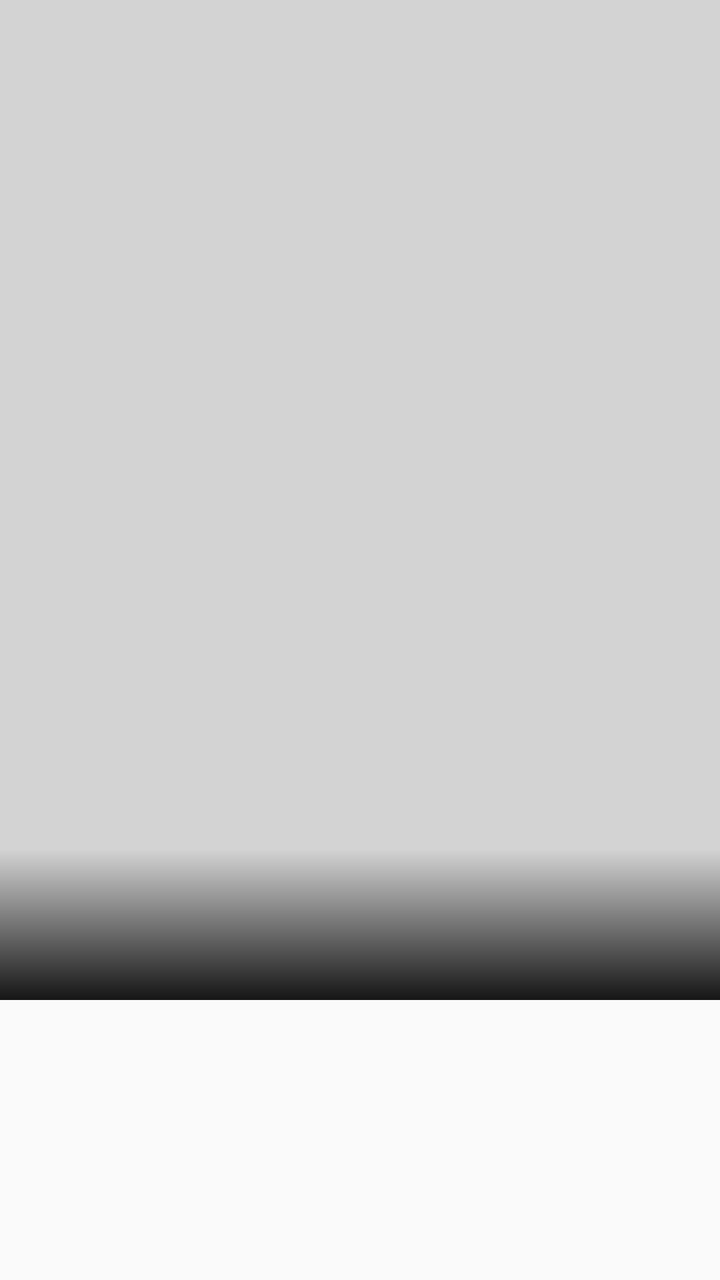
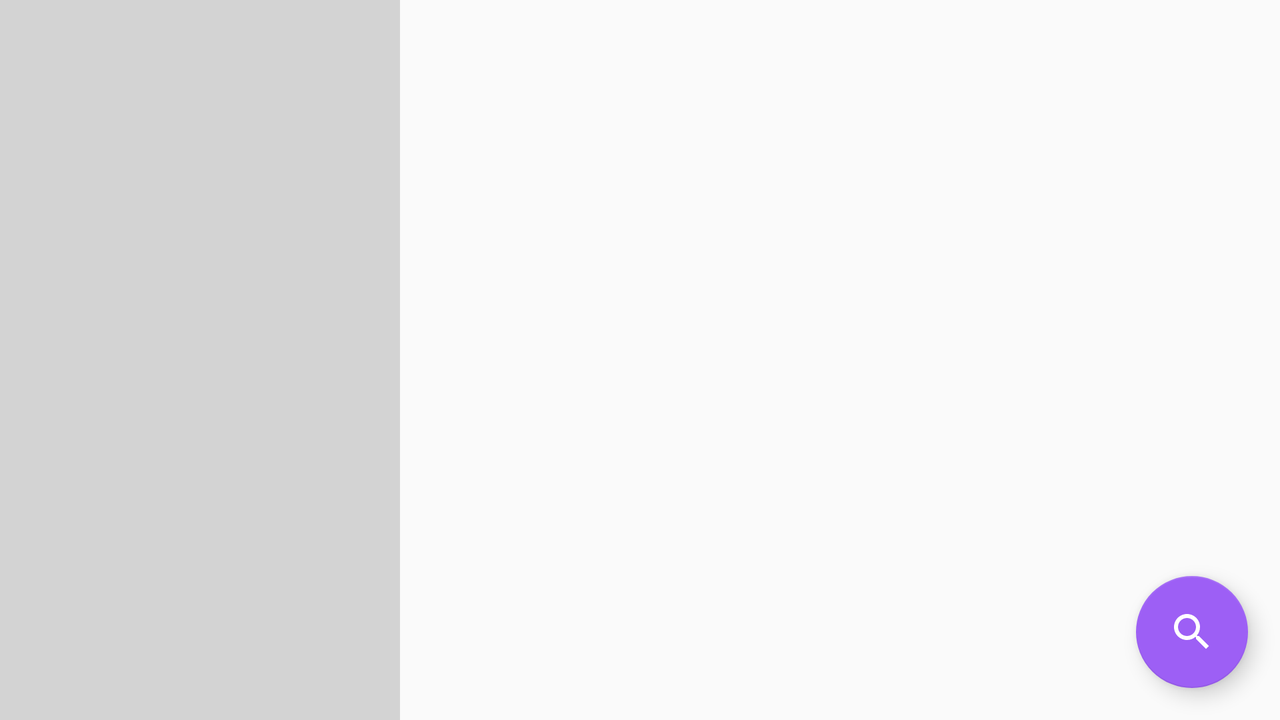

Two renders of one Android screen. The first uses the default layout on a phone; the second uses the alternative layout the repository ships for a different screen configuration, on a matching device. The two XML files are below.
<!-- AndroidManifest.xml: activity theme AppTheme.NoActionBar -->
<!-- res/layout/activity_specific_show.xml -->
<?xml version="1.0" encoding="utf-8"?>
<android.support.design.widget.CoordinatorLayout
    xmlns:android="http://schemas.android.com/apk/res/android"
    xmlns:app="http://schemas.android.com/apk/res-auto"
    xmlns:tools="http://schemas.android.com/tools"
    android:layout_width="match_parent"
    android:layout_height="match_parent"
    android:fitsSystemWindows="true"
    tools:context="com.matthewsyren.seriessearcher.activities.SpecificShowActivity">
    <android.support.design.widget.AppBarLayout
        android:id="@+id/abl_specific_show"
        android:layout_width="match_parent"
        android:layout_height="wrap_content"
        android:theme="@style/AppTheme.AppBarOverlay"
        tools:ignore="InconsistentLayout">
        <android.support.design.widget.CollapsingToolbarLayout
            android:id="@+id/ctl_specific_show"
            android:layout_width="match_parent"
            android:layout_height="wrap_content"
            app:contentScrim="?android:attr/colorPrimary"
            app:layout_scrollFlags="scroll|exitUntilCollapsed"
            android:fitsSystemWindows="true"
            app:title=" ">
            <ImageView
                android:id="@+id/iv_specific_show"
                android:layout_width="match_parent"
                android:layout_height="wrap_content"
                android:minHeight="@dimen/specific_show_activity_image_view_min_height"
                android:adjustViewBounds="true"
                android:fitsSystemWindows="true"
                android:layout_gravity="center"
                app:layout_collapseMode="parallax"
                android:scaleType="centerCrop"
                android:contentDescription="@string/content_description_show_poster"
                android:background="@color/colorGray" />

            <View
                android:id="@+id/v_show_poster_image_gradient"
                android:layout_width="match_parent"
                android:layout_height="@dimen/show_poster_image_gradient_height"
                android:background="@drawable/show_poster_image_gradient"
                android:layout_gravity="bottom"/>

            <android.support.v7.widget.Toolbar
                android:id="@+id/toolbar"
                android:layout_width="match_parent"
                android:layout_height="?android:attr/actionBarSize"
                app:layout_collapseMode="pin"
                app:popupTheme="@style/AppTheme.AppBarOverlay"
                tools:ignore="InconsistentLayout"
                app:title=" "/>
        </android.support.design.widget.CollapsingToolbarLayout>
    </android.support.design.widget.AppBarLayout>

    <include layout="@layout/content_specific_show_wrapper" />

    <android.support.design.widget.FloatingActionButton
        android:id="@+id/fab_search_by_episode"
        android:layout_width="wrap_content"
        android:layout_height="wrap_content"
        android:layout_margin="@dimen/fab_margin"
        app:layout_anchor="@id/abl_specific_show"
        app:layout_anchorGravity="bottom|end"
        android:src="@drawable/ic_search_white_24dp"
        android:onClick="searchByEpisodeOnClick"
        android:visibility="gone"/>
</android.support.design.widget.CoordinatorLayout>
<!-- res/layout/content_specific_show_wrapper.xml (included above) -->
<?xml version="1.0" encoding="utf-8"?>
<android.support.v4.widget.NestedScrollView
    android:id="@+id/nsv_specific_show"
    xmlns:android="http://schemas.android.com/apk/res/android"
    xmlns:app="http://schemas.android.com/apk/res-auto"
    xmlns:tools="http://schemas.android.com/tools"
    android:layout_width="match_parent"
    android:layout_height="match_parent"
    app:layout_behavior="@string/appbar_scrolling_view_behavior"
    tools:context="com.matthewsyren.seriessearcher.activities.SpecificShowActivity"
    tools:showIn="@layout/activity_specific_show">
    <include layout="@layout/content_specific_show" />
</android.support.v4.widget.NestedScrollView>
<!-- res/layout/content_specific_show.xml (included above) -->
<?xml version="1.0" encoding="utf-8"?>
<android.support.constraint.ConstraintLayout
    android:id="@+id/cl_specific_show"
    android:layout_width="match_parent"
    android:layout_height="match_parent"
    xmlns:android="http://schemas.android.com/apk/res/android"
    xmlns:app="http://schemas.android.com/apk/res-auto"
    android:layout_marginEnd="@dimen/activity_horizontal_margin"
    android:layout_marginStart="@dimen/activity_horizontal_margin">
    <LinearLayout
        android:id="@+id/ll_specific_show"
        android:layout_width="match_parent"
        android:layout_height="match_parent"
        android:visibility="invisible"
        app:layout_constraintTop_toTopOf="parent"
        app:layout_constraintBottom_toBottomOf="parent"
        app:layout_constraintEnd_toEndOf="parent"
        app:layout_constraintStart_toStartOf="parent"
        android:layout_marginTop="@dimen/text_specific_show_activity_margin_top"
        android:orientation="vertical">

        <android.support.constraint.ConstraintLayout
            android:id="@+id/cl_row_1"
            android:layout_width="match_parent"
            android:layout_height="wrap_content">
            <include
                android:id="@+id/guideline_1"
                layout="@layout/guideline_centre"/>

            <TextView
                android:id="@+id/tv_show_premiered_title"
                android:layout_width="0dp"
                android:layout_height="wrap_content"
                style="@style/SpecificShowActivityCaption"
                android:text="@string/text_premiered_title"
                app:layout_constraintStart_toStartOf="parent"
                app:layout_constraintEnd_toStartOf="@id/guideline_1"
                app:layout_constraintTop_toTopOf="parent"
                android:layout_marginTop="0dp"/>

            <TextView
                android:id="@+id/tv_show_premiered"
                style="@style/SpecificShowText"
                app:layout_constraintTop_toBottomOf="@id/tv_show_premiered_title"
                app:layout_constraintStart_toStartOf="parent"
                app:layout_constraintEnd_toStartOf="@id/guideline_1" />

            <TextView
                android:id="@+id/tv_show_status_title"
                android:layout_width="0dp"
                android:layout_height="wrap_content"
                style="@style/SpecificShowActivityCaption"
                android:text="@string/text_status_title"
                app:layout_constraintStart_toEndOf="@id/guideline_1"
                app:layout_constraintEnd_toEndOf="parent"
                app:layout_constraintTop_toTopOf="parent"
                android:layout_marginTop="0dp"/>

            <TextView
                android:id="@+id/tv_show_status"
                style="@style/SpecificShowText"
                app:layout_constraintStart_toEndOf="@id/guideline_1"
                app:layout_constraintEnd_toEndOf="parent"
                app:layout_constraintTop_toBottomOf="@id/tv_show_status_title" />
        </android.support.constraint.ConstraintLayout>

        <android.support.constraint.ConstraintLayout
            android:id="@+id/cl_row_2"
            android:layout_width="match_parent"
            android:layout_height="wrap_content">
            <include
                android:id="@+id/guideline_2"
                layout="@layout/guideline_centre"/>

            <TextView
                android:id="@+id/tv_show_language_title"
                android:layout_width="0dp"
                android:layout_height="wrap_content"
                style="@style/SpecificShowActivityCaption"
                android:text="@string/text_language_title"
                app:layout_constraintStart_toStartOf="parent"
                app:layout_constraintEnd_toStartOf="@id/guideline_2"
                app:layout_constraintTop_toTopOf="parent"/>

            <TextView
                android:id="@+id/tv_show_language"
                style="@style/SpecificShowText"
                app:layout_constraintStart_toStartOf="parent"
                app:layout_constraintEnd_toStartOf="@id/guideline_2"
                app:layout_constraintTop_toBottomOf="@+id/tv_show_language_title" />

            <TextView
                android:id="@+id/tv_show_genres_title"
                android:layout_width="0dp"
                android:layout_height="wrap_content"
                style="@style/SpecificShowActivityCaption"
                android:text="@string/text_genres_title"
                app:layout_constraintStart_toEndOf="@id/guideline_2"
                app:layout_constraintEnd_toEndOf="parent"
                app:layout_constraintTop_toTopOf="parent" />

            <TextView
                android:id="@+id/tv_show_genres"
                style="@style/SpecificShowText"
                app:layout_constraintStart_toEndOf="@id/guideline_2"
                app:layout_constraintEnd_toEndOf="parent"
                app:layout_constraintTop_toBottomOf="@id/tv_show_genres_title" />
        </android.support.constraint.ConstraintLayout>

        <android.support.constraint.ConstraintLayout
            android:id="@+id/cl_row_3"
            android:layout_width="match_parent"
            android:layout_height="wrap_content">
            <include
                android:id="@+id/guideline_3"
                layout="@layout/guideline_centre"/>

            <TextView
                android:id="@+id/tv_show_runtime_title"
                android:layout_width="0dp"
                android:layout_height="wrap_content"
                style="@style/SpecificShowActivityCaption"
                android:text="@string/text_runtime_title"
                app:layout_constraintStart_toStartOf="parent"
                app:layout_constraintEnd_toStartOf="@id/guideline_3"
                app:layout_constraintTop_toTopOf="parent"/>

            <TextView
                android:id="@+id/tv_show_runtime"
                style="@style/SpecificShowText"
                app:layout_constraintStart_toStartOf="parent"
                app:layout_constraintEnd_toStartOf="@id/guideline_3"
                app:layout_constraintTop_toBottomOf="@+id/tv_show_runtime_title"/>

            <TextView
                android:id="@+id/tv_show_rating_title"
                android:layout_width="0dp"
                android:layout_height="wrap_content"
                style="@style/SpecificShowActivityCaption"
                android:text="@string/text_rating_title"
                app:layout_constraintStart_toEndOf="@id/guideline_3"
                app:layout_constraintEnd_toEndOf="parent"
                app:layout_constraintTop_toTopOf="parent"/>

            <TextView
                android:id="@+id/tv_show_rating"
                style="@style/SpecificShowText"
                app:layout_constraintStart_toEndOf="@id/guideline_3"
                app:layout_constraintEnd_toEndOf="parent"
                app:layout_constraintTop_toBottomOf="@id/tv_show_rating_title" />
        </android.support.constraint.ConstraintLayout>

        <android.support.constraint.ConstraintLayout
            android:id="@+id/cl_row_4"
            android:layout_width="match_parent"
            android:layout_height="wrap_content">
            <include
                android:id="@+id/guideline_4"
                layout="@layout/guideline_centre"/>

            <TextView
                android:id="@+id/tv_show_latest_episode_title"
                android:layout_width="0dp"
                android:layout_height="wrap_content"
                style="@style/SpecificShowActivityCaption"
                android:text="@string/text_latest_episode_title"
                app:layout_constraintStart_toStartOf="parent"
                app:layout_constraintEnd_toStartOf="@id/guideline_4"
                app:layout_constraintTop_toTopOf="parent"/>

            <TextView
                android:id="@+id/tv_show_latest_episode"
                style="@style/SpecificShowText"
                app:layout_constraintStart_toStartOf="parent"
                app:layout_constraintEnd_toStartOf="@id/guideline_4"
                app:layout_constraintTop_toBottomOf="@id/tv_show_latest_episode_title" />

            <TextView
                android:id="@+id/tv_show_next_episode_title"
                android:layout_width="0dp"
                android:layout_height="wrap_content"
                style="@style/SpecificShowActivityCaption"
                android:text="@string/text_next_episode_title"
                app:layout_constraintStart_toEndOf="@id/guideline_4"
                app:layout_constraintEnd_toEndOf="parent"
                app:layout_constraintTop_toTopOf="parent"/>

            <TextView
                android:id="@+id/tv_show_next_episode"
                style="@style/SpecificShowText"
                app:layout_constraintEnd_toEndOf="parent"
                app:layout_constraintStart_toEndOf="@id/guideline_4"
                app:layout_constraintTop_toBottomOf="@id/tv_show_next_episode_title" />
        </android.support.constraint.ConstraintLayout>

        <TextView
            android:layout_width="match_parent"
            android:layout_height="wrap_content"
            android:id="@+id/tv_show_summary"
            android:layout_marginTop="@dimen/show_information_margin_top"
            android:layout_marginBottom="@dimen/text_specific_show_activity_margin_bottom"
            android:textAlignment="inherit"
            android:textColor="@color/colorBlack"
            android:textSize="@dimen/specific_show_activity_summary_text_size"/>
    </LinearLayout>

    <include
        layout="@layout/section_no_internet_connection"
        app:layout_constraintTop_toTopOf="parent"
        app:layout_constraintEnd_toEndOf="parent"
        app:layout_constraintStart_toStartOf="parent"
        app:layout_constraintBottom_toBottomOf="parent"/>

    <ProgressBar
        android:id="@+id/pb_specific_show"
        android:layout_width="wrap_content"
        android:layout_height="wrap_content"
        android:layout_marginTop="@dimen/progress_bar_margin_top"
        app:layout_constraintTop_toTopOf="parent"
        app:layout_constraintEnd_toEndOf="parent"
        app:layout_constraintStart_toStartOf="parent"
        android:visibility="gone"/>
</android.support.constraint.ConstraintLayout>
<!-- res/layout/guideline_centre.xml (included above) -->
<android.support.constraint.Guideline
    android:layout_width="@dimen/guideline_size"
    android:layout_height="match_parent"
    android:orientation="vertical"
    app:layout_constraintGuide_percent="0.5"
    xmlns:app="http://schemas.android.com/apk/res-auto"
    xmlns:android="http://schemas.android.com/apk/res/android" />
<!-- res/layout/section_no_internet_connection.xml (included above) -->
<?xml version="1.0" encoding="utf-8"?>
<android.support.constraint.ConstraintLayout
    android:id="@+id/cl_no_internet_connection"
    xmlns:android="http://schemas.android.com/apk/res/android"
    android:layout_width="match_parent"
    android:layout_height="match_parent"
    xmlns:app="http://schemas.android.com/apk/res-auto"
    android:visibility="gone">
    <TextView
        android:id="@+id/tv_no_internet"
        android:layout_width="wrap_content"
        android:layout_height="wrap_content"
        android:text="@string/error_no_internet_connection"
        style="@style/TextViewMessageStyle"
        app:layout_constraintEnd_toEndOf="parent"
        app:layout_constraintStart_toStartOf="parent"
        app:layout_constraintBottom_toTopOf="@+id/b_refresh"
        android:layout_marginBottom="@dimen/activity_vertical_margin"/>

    <Button
        android:id="@+id/b_refresh"
        android:layout_height="wrap_content"
        android:layout_width="wrap_content"
        android:text="@string/refresh"
        android:onClick="refreshActivity"
        style="@style/RoundedButtonStyle"
        app:layout_constraintTop_toTopOf="parent"
        app:layout_constraintEnd_toEndOf="parent"
        app:layout_constraintStart_toStartOf="parent"
        app:layout_constraintBottom_toBottomOf="parent" />
</android.support.constraint.ConstraintLayout>
<!-- resources referenced by this layout -->
<resources>
  <color name="colorBlack">#000000</color>
  <color name="colorGray">#D3D3D3</color>
  <dimen name="activity_horizontal_margin">16dp</dimen>
  <dimen name="activity_vertical_margin">16dp</dimen>
  <dimen name="fab_margin">16dp</dimen>
  <dimen name="guideline_size">1dp</dimen>
  <dimen name="progress_bar_margin_top">32dp</dimen>
  <dimen name="show_information_margin_top">16dp</dimen>
  <dimen name="show_poster_image_gradient_height">150dp</dimen>
  <dimen name="specific_show_activity_image_view_min_height">500dp</dimen>
  <dimen name="specific_show_activity_summary_text_size">18sp</dimen>
  <dimen name="text_specific_show_activity_margin_bottom">8dp</dimen>
  <dimen name="text_specific_show_activity_margin_top">36dp</dimen>
  <!-- drawable show_poster_image_gradient (drawable) -->
  <?xml version="1.0" encoding="utf-8"?>
  <shape xmlns:android="http://schemas.android.com/apk/res/android"
      android:shape="rectangle">
      <gradient
          android:angle="90"
          android:startColor="@color/gradientStartColor"
          android:centerColor="@color/gradientCenterColor"
          android:endColor="@color/gradientEndColor"
          android:type="linear" />
  </shape>
  <string name="content_description_show_poster">The poster for the series</string>
  <string name="error_no_internet_connection">Your device is not connected to the Internet, please connect to the Internet and try again</string>
  <string name="refresh">Refresh</string>
  <string name="text_genres_title">Genres:</string>
  <string name="text_language_title">Language:</string>
  <string name="text_latest_episode_title">Latest Episode:</string>
  <string name="text_next_episode_title">Next Episode:</string>
  <string name="text_premiered_title">Premiered:</string>
  <string name="text_rating_title">Rating:</string>
  <string name="text_runtime_title">Runtime:</string>
  <string name="text_status_title">Status:</string>
  <style name="AppTheme.AppBarOverlay" parent="ThemeOverlay.AppCompat.Dark.ActionBar" />
  <style name="RoundedButtonStyle">
          <item name="android:textColor">@color/colorWhite</item>
          <item name="android:background">@drawable/rounded_button</item>
          <item name="android:paddingStart">@dimen/button_horizontal_padding</item>
          <item name="android:paddingEnd">@dimen/button_horizontal_padding</item>
      </style>
  <style name="SpecificShowActivityCaption" parent="TextAppearance.AppCompat.Caption">
          <item name="android:layout_marginTop">@dimen/show_information_margin_top</item>
          <item name="android:textAlignment">center</item>
      </style>
  <style name="SpecificShowText">
          <item name="android:layout_width">0dp</item>
          <item name="android:layout_height">wrap_content</item>
          <item name="android:textSize">@dimen/specific_show_activity_text_size</item>
          <item name="android:textColor">@color/colorBlack</item>
          <item name="android:textAlignment">center</item>
      </style>
  <style name="TextViewMessageStyle">
          <item name="android:layout_centerHorizontal">true</item>
          <item name="android:textAlignment">center</item>
          <item name="android:textColor">@color/colorBlack</item>
      </style>
  <style name="AppTheme.NoActionBar">
          <item name="windowActionBar">false</item>
          <item name="windowNoTitle">true</item>
      </style>
  <color name="gradientStartColor">#e6000000</color>
  <color name="gradientCenterColor">#00000000</color>
  <color name="gradientEndColor">#00000000</color>
  <color name="colorWhite">#FFFFFF</color>
  <dimen name="button_horizontal_padding">16dp</dimen>
  <dimen name="specific_show_activity_text_size">16sp</dimen>
  <color name="colorAccent">#9D5FF5</color>
  <!-- some entries are left out for length -->
</resources>
<!-- res/layout-land/activity_specific_show.xml (the repository's variant of the layout above) -->
<!-- drawn on the phone turned sideways -->
<?xml version="1.0" encoding="utf-8"?>
<android.support.constraint.ConstraintLayout
    android:id="@+id/cl_land_specific_show"
    xmlns:android="http://schemas.android.com/apk/res/android"
    xmlns:app="http://schemas.android.com/apk/res-auto"
    xmlns:tools="http://schemas.android.com/tools"
    android:layout_width="match_parent"
    android:layout_height="match_parent"
    android:fitsSystemWindows="true"
    tools:context="com.matthewsyren.seriessearcher.activities.SpecificShowActivity">

    <ImageView
        android:id="@+id/iv_specific_show"
        android:layout_width="0dp"
        android:minWidth="@dimen/specific_show_activity_image_view_land_width"
        android:maxWidth="@dimen/specific_show_activity_image_view_land_width"
        android:layout_height="match_parent"
        android:scaleType="centerCrop"
        android:adjustViewBounds="true"
        android:contentDescription="@string/content_description_show_poster"
        app:layout_constraintStart_toStartOf="parent"
        app:layout_constraintTop_toTopOf="parent"
        android:background="@color/colorGray"/>

    <FrameLayout
        android:layout_width="0dp"
        android:layout_height="wrap_content"
        app:layout_constraintEnd_toEndOf="parent"
        app:layout_constraintStart_toEndOf="@+id/iv_specific_show"
        app:layout_constraintTop_toTopOf="parent">
        <include
            layout="@layout/content_specific_show_wrapper" />
    </FrameLayout>

    <android.support.design.widget.FloatingActionButton
        android:id="@+id/fab_search_by_episode"
        android:layout_width="wrap_content"
        android:layout_height="wrap_content"
        android:layout_margin="@dimen/fab_margin"
        android:src="@drawable/ic_search_white_24dp"
        android:onClick="searchByEpisodeOnClick"
        app:layout_constraintBottom_toBottomOf="parent"
        app:layout_constraintEnd_toEndOf="parent"/>
</android.support.constraint.ConstraintLayout>
<!-- resources referenced by the variant -->
<!-- as the phone turned sideways resolves them -->
<resources>
  <color name="colorBlack">#000000</color>
  <color name="colorGray">#D3D3D3</color>
  <dimen name="activity_horizontal_margin">16dp</dimen>
  <dimen name="activity_vertical_margin">16dp</dimen>
  <dimen name="fab_margin">16dp</dimen>
  <dimen name="guideline_size">1dp</dimen>
  <dimen name="progress_bar_margin_top">32dp</dimen>
  <dimen name="show_information_margin_top">16dp</dimen>
  <dimen name="specific_show_activity_image_view_land_width">200dp</dimen>
  <dimen name="specific_show_activity_summary_text_size">18sp</dimen>
  <!-- from res/values-land/ -->
  <dimen name="text_specific_show_activity_margin_bottom">80dp</dimen>
  <!-- from res/values-land/ -->
  <dimen name="text_specific_show_activity_margin_top">8dp</dimen>
  <!-- drawable ic_search_white_24dp (drawable) -->
  <vector
      android:autoMirrored="true"
      android:height="24dp"
      android:tint="#FFFFFF"
      android:viewportHeight="24.0"
      android:viewportWidth="24.0"
      android:width="24dp"
      xmlns:android="http://schemas.android.com/apk/res/android">
      <path android:fillColor="#FF000000"
          android:pathData="M15.5,14h-0.79l-0.28,-0.27C15.41,12.59 16,11.11 16,9.5 16,5.91 13.09,3 9.5,3S3,5.91 3,9.5 5.91,16 9.5,16c1.61,0 3.09,-0.59 4.23,-1.57l0.27,0.28v0.79l5,4.99L20.49,19l-4.99,-5zM9.5,14C7.01,14 5,11.99 5,9.5S7.01,5 9.5,5 14,7.01 14,9.5 11.99,14 9.5,14z"/>
  </vector>
  <string name="content_description_show_poster">The poster for the series</string>
  <string name="error_no_internet_connection">Your device is not connected to the Internet, please connect to the Internet and try again</string>
  <string name="refresh">Refresh</string>
  <string name="text_genres_title">Genres:</string>
  <string name="text_language_title">Language:</string>
  <string name="text_latest_episode_title">Latest Episode:</string>
  <string name="text_next_episode_title">Next Episode:</string>
  <string name="text_premiered_title">Premiered:</string>
  <string name="text_rating_title">Rating:</string>
  <string name="text_runtime_title">Runtime:</string>
  <string name="text_status_title">Status:</string>
  <style name="RoundedButtonStyle">
          <item name="android:textColor">@color/colorWhite</item>
          <item name="android:background">@drawable/rounded_button</item>
          <item name="android:paddingStart">@dimen/button_horizontal_padding</item>
          <item name="android:paddingEnd">@dimen/button_horizontal_padding</item>
      </style>
  <style name="SpecificShowActivityCaption" parent="TextAppearance.AppCompat.Caption">
          <item name="android:layout_marginTop">@dimen/show_information_margin_top</item>
          <item name="android:textAlignment">center</item>
      </style>
  <style name="SpecificShowText">
          <item name="android:layout_width">0dp</item>
          <item name="android:layout_height">wrap_content</item>
          <item name="android:textSize">@dimen/specific_show_activity_text_size</item>
          <item name="android:textColor">@color/colorBlack</item>
          <item name="android:textAlignment">center</item>
      </style>
  <style name="TextViewMessageStyle">
          <item name="android:layout_centerHorizontal">true</item>
          <item name="android:textAlignment">center</item>
          <item name="android:textColor">@color/colorBlack</item>
      </style>
  <style name="AppTheme.NoActionBar">
          <item name="windowActionBar">false</item>
          <item name="windowNoTitle">true</item>
      </style>
  <color name="colorWhite">#FFFFFF</color>
  <dimen name="button_horizontal_padding">16dp</dimen>
  <dimen name="specific_show_activity_text_size">16sp</dimen>
  <color name="colorAccent">#9D5FF5</color>
  <!-- some entries are left out for length -->
</resources>
